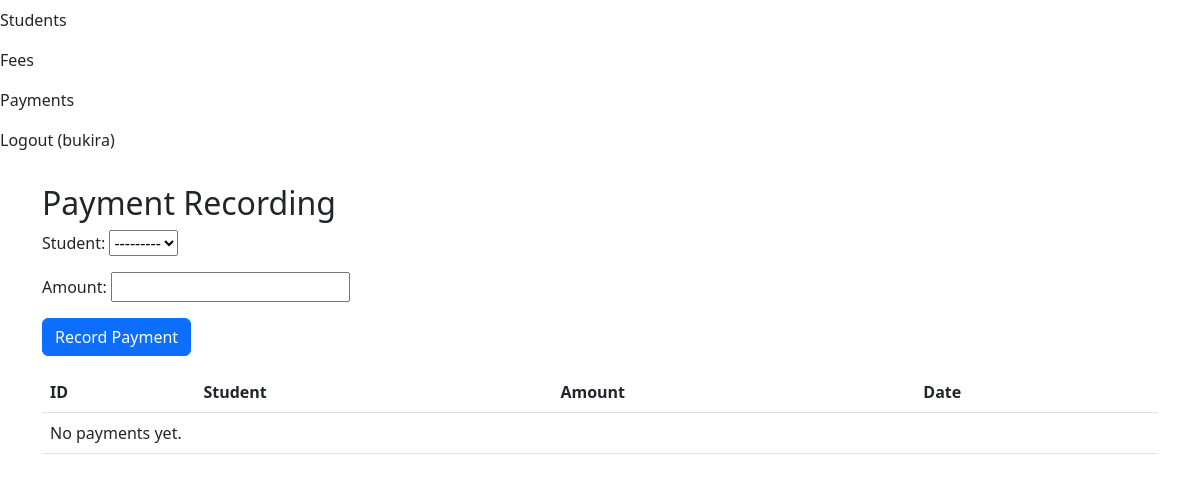
The page /payments/ (signed in) on the database as committed earlier.
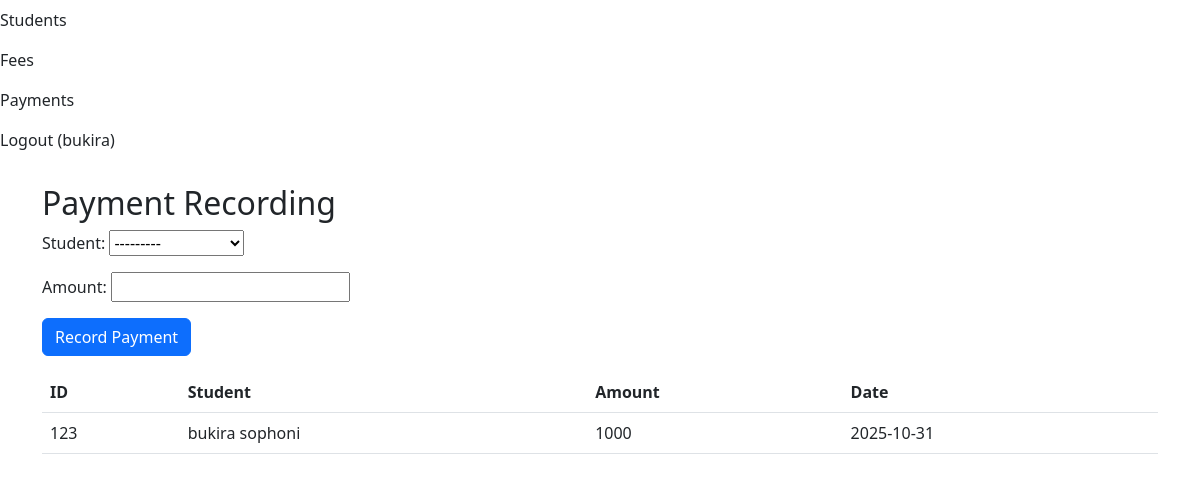
The same page on the database as committed later.
### management/models.py (models this page shows, shortened)
class Payment(models.Model):
    payment_id = models.CharField(max_length=10, unique=True, primary_key=True)  # e.g., P001
    student = models.ForeignKey(Student, on_delete=models.CASCADE)
    amount = models.PositiveIntegerField(validators=[MinValueValidator(1)])
    date = models.DateField(auto_now_add=True)  # Auto-set to today

class Student(models.Model):
    student_id = models.CharField(max_length=10, unique=True, primary_key=True)  # e.g., S001
    name = models.CharField(max_length=100)
    program = models.CharField(max_length=100)
    campus = models.CharField(max_length=50)
    year_of_study = models.PositiveIntegerField(validators=[MinValueValidator(1)])
    def __str__(self):
        return self.name

### management/views.py (the view, shortened to what this page needs)
# urls.py: path('payments/', views.PaymentRecordView.as_view(), name='payment_record'),
class PaymentRecordView(LoginRequiredMixin, ListView):
    model = Payment
    template_name = 'management/payment_record.html'
    context_object_name = 'payments'
    ordering = ['-date']  # Newest first
    def get_context_data(self, **kwargs):
        context = super().get_context_data(**kwargs)
        context['form'] = PaymentForm()  # Empty form for GET
        return context

### management/forms.py
class PaymentForm(forms.ModelForm):
    class Meta:
        model = Payment
        fields = ['student', 'amount']
        widgets = {
            'amount': forms.NumberInput(attrs={'min': 1}),
        }

### templates/management/payment_record.html (shortened to what this page needs)
{% extends 'base.html' %}
{% block content %}
<h2>Payment Recording</h2>
<form method="post">
    {{ form.as_p }}
    <button type="submit" class="btn btn-primary">Record Payment</button>
</form>
<table class="table mt-3">
    <thead>
        <tr>
            <th>ID</th><th>Student</th><th>Amount</th><th>Date</th>
        </tr>
    </thead>
    <tbody>
        {% for payment in payments %}
        <tr>
            <td>{{ payment.payment_id }}</td>
            <td>{{ payment.student.name }}</td>
            <td>{{ payment.amount }}</td>
            <td>{{ payment.date|date:"Y-m-d" }}</td>
        </tr>
        {% empty %}
        <tr><td colspan="4">No payments yet.</td></tr>
        {% endfor %}
    </tbody>
</table>
{% endblock %}

Rows that differ between the two databases and show on the page:
added Student: student "---------"
added Payment: payment_id "123", student.name "bukira sophoni", amount "1000", date "2025-10-31"
Other text that changed with them:
text no longer shown: "No payments yet."
